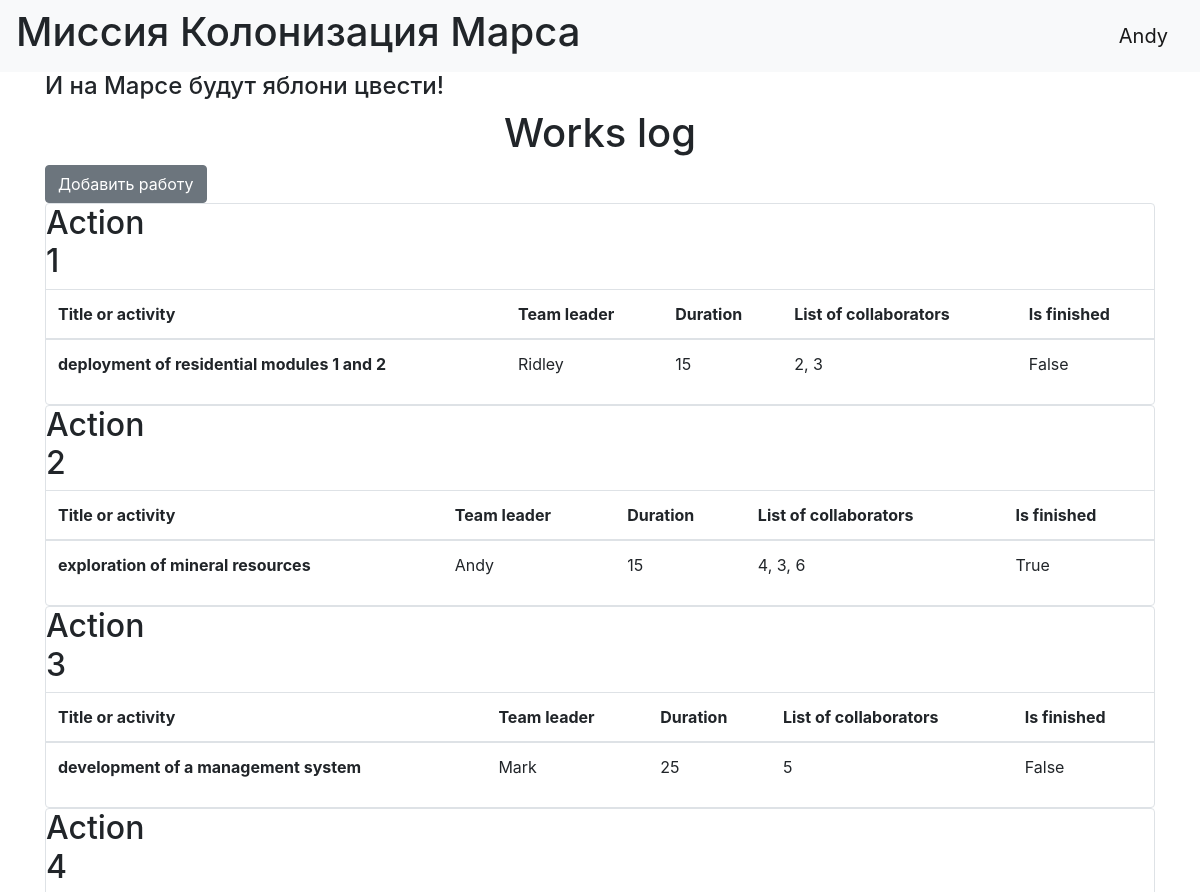
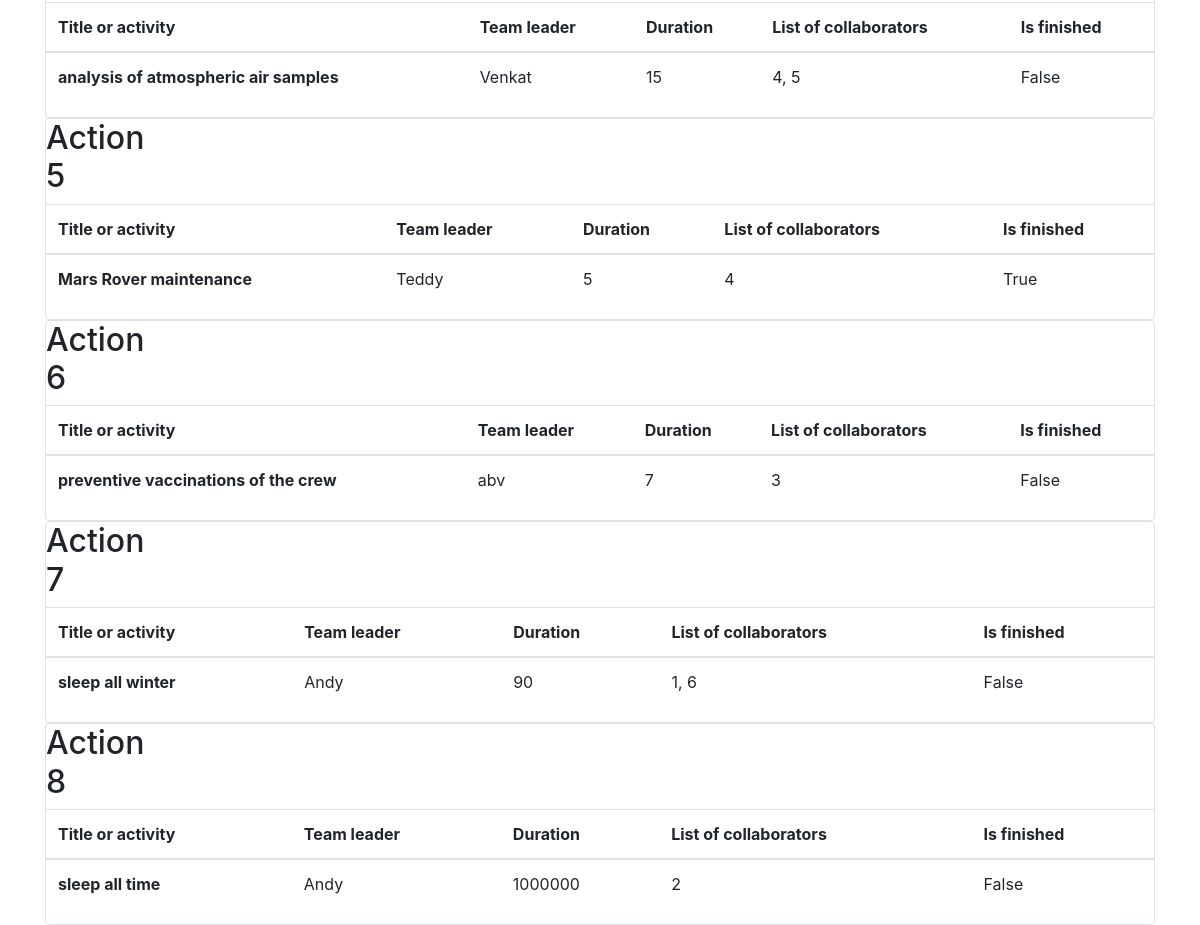
/ (signed in), run on the app's committed database (2 pictures, top to bottom).
### BD/data/users.py (models this page shows, shortened)
class User(SqlAlchemyBase, UserMixin):
    __tablename__ = 'users'
    id = sqlalchemy.Column(sqlalchemy.Integer,
                           primary_key=True, autoincrement=True)
    surname = sqlalchemy.Column(sqlalchemy.String, nullable=True)
    name = sqlalchemy.Column(sqlalchemy.String, nullable=True)
    age = sqlalchemy.Column(sqlalchemy.Integer)
    position = sqlalchemy.Column(sqlalchemy.String, nullable=True)
    speciality = sqlalchemy.Column(sqlalchemy.String, nullable=True)
    address = sqlalchemy.Column(sqlalchemy.String, nullable=True)
    email = sqlalchemy.Column(sqlalchemy.String,
                              index=True, unique=True, nullable=True)
    hashed_password = sqlalchemy.Column(sqlalchemy.String, nullable=True)
    modified_date = sqlalchemy.Column(sqlalchemy.DateTime,
                                      default=datetime.datetime.now)
    jobs = orm.relationship("Job", back_populates='user')
    def __repr__(self):
        return f'<Colonist> {self.id} {self.surname} {self.name}'

### BD/data/jobs.py (models this page shows)
class Job(SqlAlchemyBase):
    __tablename__ = 'jobs'
    id = sqlalchemy.Column(sqlalchemy.Integer,
                           primary_key=True, autoincrement=True)
    team_leader = sqlalchemy.Column(sqlalchemy.Integer,
                                    sqlalchemy.ForeignKey("users.id"))
    job = sqlalchemy.Column(sqlalchemy.String, nullable=True)
    work_size = sqlalchemy.Column(sqlalchemy.Integer)
    collaborators = sqlalchemy.Column(sqlalchemy.String, nullable=True)
    start_date = sqlalchemy.Column(sqlalchemy.DateTime,
                                   default=datetime.datetime.now)
    end_date = sqlalchemy.Column(sqlalchemy.DateTime, nullable=True)
    is_finished = sqlalchemy.Column(sqlalchemy.Boolean, default=False)
    user = orm.relationship('User')
    def __repr__(self):
        return f'<Job> {self.id} {self.job} {self.user}'

### BD/main.py (the view)
@app.route("/")
def index():
    db_sess = db_session.create_session()
    jobs = db_sess.query(Job).all()
    print(jobs)
    return render_template("index.html", jobs=jobs)

### BD/data/db_session.py (called while the page is built)
def create_session() -> Session:
    global __factory
    return __factory()

### BD/main.py (called while the page is built)
@login_manager.user_loader
def load_user(user_id):
    db_sess = db_session.create_session()
    return db_sess.query(User).get(user_id)

### BD/templates/index.html
{% extends "base.html" %}
{% block content %}
<h1>Works log</h1>
{% if current_user.is_authenticated %}
    <a href="addjob" class="btn btn-secondary">Добавить работу</a>
{% endif %}
{% for item in jobs%}
<div class="col-md6 border rounded">
    <h2>Action {{item.id}}</h2>
    <table class="table">
  <thead>
    <tr>
      <th scope="col">Title or activity</th>
      <th scope="col">Team leader</th>
      <th scope="col">Duration</th>
      <th scope="col">List of collaborators</th>
        <th scope="col">Is finished</th>
    </tr>
  </thead>
  <tbody>
    <tr>
      <th scope="row">{{item.job}}</th>
      <td>{{item.user.name}}</td>
      <td>{{item.work_size}}</td>
      <td>{{item.collaborators}}</td>
      <td>{{item.is_finished}}</td>
    </tr>
  </tbody>
</table>
</div>
{% endfor %}
{% endblock %}

### BD/templates/base.html (shortened to what this page needs)
<!doctype html>
<html lang="en">
<head>
    <link rel="stylesheet"
          href="https://stackpath.bootstrapcdn.com/bootstrap/4.4.1/css/bootstrap.min.css"
>
    <link href="../static/css/style.css" rel="stylesheet" type="text/css" />
</head>
<body>
<header>
    <nav class="navbar navbar-light bg-light">
        <h1> Миссия Колонизация Марса </h1>
        {% if current_user.is_authenticated %}
    <a class="navbar-brand" href="/logout">{{ current_user.name }}</a>
       {% else %}
    <p>
        <a class="btn btn-primary " href="/register">Зарегистрироваться</a>
        <a class="btn btn-success" href="/login">Войти</a>
    </p>
{% endif %}
    </nav>
</header>
<main role="main" class="container">
    <h4> И на Марсе будут яблони цвести! </h4>
    {% block content %}{% endblock %}
</main>
</body>
</html>

### static/css/style.css (style rules this page uses)
h1 { text-align: center; }
h2 { width: 5px; text-align: center; }
h2 { width: 5px; text-align: left; }

### data on the page
User: name "Andy"
Job: id "1", job "deployment of residential modules 1 and 2", user.name "Ridley", work_size "15", collaborators "2, 3", is_finished "False"
Job: id "2", job "exploration of mineral resources", user.name "Andy", work_size "15", collaborators "4, 3, 6", is_finished "True"
Job: id "3", job "development of a management system", user.name "Mark", work_size "25", collaborators "5", is_finished "False"
Job: id "4", job "analysis of atmospheric air samples", user.name "Venkat", work_size "15", collaborators "4, 5", is_finished "False"
Job: id "5", job "Mars Rover maintenance", user.name "Teddy", work_size "5", collaborators "4", is_finished "True"
Job: id "6", job "preventive vaccinations of the crew", user.name "abv", work_size "7", collaborators "3", is_finished "False"
Job: id "7", job "sleep all winter", user.name "Andy", work_size "90", collaborators "1, 6", is_finished "False"
Job: id "8", job "sleep all time", user.name "Andy", work_size "1000000", collaborators "2", is_finished "False"
